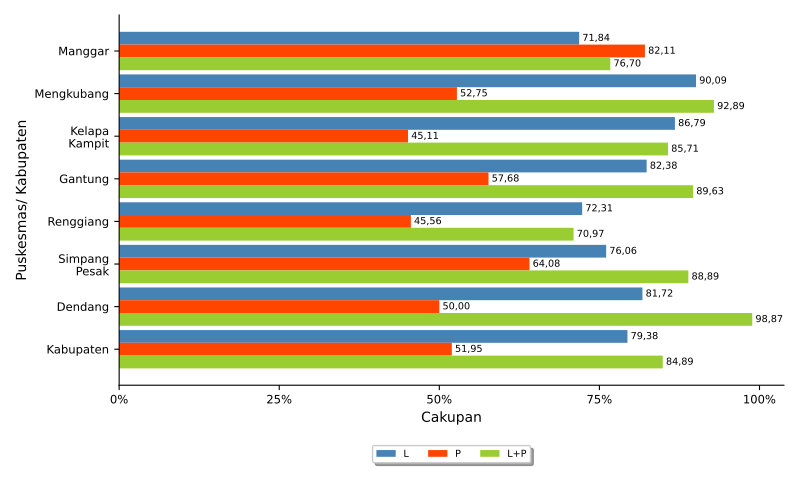

Source code (Python):
import numpy as np
import matplotlib.pyplot as plt
import pandas
from textwrap import wrap
from matplotlib.ticker import FuncFormatter
import locale
locale.setlocale(locale.LC_ALL, 'id_ID.UTF8')

import sys, os, inspect
currentdir = os.path.dirname(os.path.abspath(inspect.getfile(inspect.currentframe())))
parentdir = os.path.dirname(currentdir)
sys.path.insert(0, parentdir)

berkasData = currentdir +'\\bab_05_20_dataImunCampakIDL.csv'
berkasSimpan = currentdir +'\\bab_05_20a_imunCampak.pdf'
# judulDiagram = 'Cakupan Imunisasi Campak\nTahun 2021'
sumbuX = 'Cakupan'
sumbuY = 'Puskesmas/ Kabupaten'
tickerSumbuX = np.arange(0,110,25)
labelRects1 = 'L'
labelRects2 = 'P'
labelRects3 = 'L+P'

# read data file
colnames = ['puskesmas','campakL','campakP','campakLP','idlL','idlP','idlLP']
data = pandas.read_csv(berkasData, names=colnames, sep=';')
puskesmas = data.puskesmas.tolist()
bar1 = data.campakL.tolist()
bar2 = data.campakP.tolist()
bar3 = data.campakLP.tolist()
bar4 = data.idlL.tolist()
bar5 = data.idlP.tolist()
bar6 = data.idlLP.tolist()

ind = np.arange(len(puskesmas))  # the x locations for the groups
width = 0.3       # the width of the bars
widthDL = 0.5      # spacing for data labels

# make bars
fig, ax = plt.subplots()
rects1 = ax.barh(ind, bar1, width, color='steelblue', label=labelRects1)
rects2 = ax.barh(ind + width, bar2, width, color='orangered', label = labelRects2)
rects3 = ax.barh(ind + 2*width, bar3, width, color='yellowgreen', label = labelRects3)

# add some text for labels, title and axes ticks
# ax.set_title(judulDiagram)
ax.set_xticks(tickerSumbuX)
ax.set_xlabel(sumbuX)
ax.xaxis.set_major_formatter(FuncFormatter(lambda x, pos: "{:n}%".format(x)))

ax.set_yticks(ind+width)
ax.set_yticklabels(list([ '\n'.join(wrap(l, 10)) for l in puskesmas ]))
ax.invert_yaxis()
ax.set_ylabel(sumbuY)

ax.tick_params(axis='both', which='major', labelsize='small')
ax.spines['top'].set_visible(False)
ax.spines['right'].set_visible(False)

# make legend box
box = ax.get_position()
ax.set_position([box.x0, box.y0 + box.height * 0.1, box.width, box.height * 0.9])
ax.legend(fontsize='x-small', loc='upper center', bbox_to_anchor=(0.5, -0.15), fancybox=True, shadow=True, ncol=3)

# add data label
for i, v in enumerate(bar1):
    ax.text(v + widthDL, i, locale.format_string("%.2f", v), ha='left', va='center', fontsize='x-small')
for i, v in enumerate(bar2):
    ax.text(v + widthDL, i + width, locale.format_string("%.2f", v), ha='left', va='center', fontsize='x-small')
for i, v in enumerate(bar3):
    ax.text(v + widthDL, i + 2*width, locale.format_string("%.2f", v), ha='left', va='center', fontsize='x-small')

# finishing
pyrfig = plt.figure(1)
pyrfig.set_figwidth(8)
pyrfig.set_figheight(5)
# tight_layout to make consistent size
# adjust subplot to make room for legend
fig.subplots_adjust(bottom=-0.15)
plt.tight_layout()
plt.savefig(berkasSimpan)
plt.close(pyrfig)
# plt.show()
